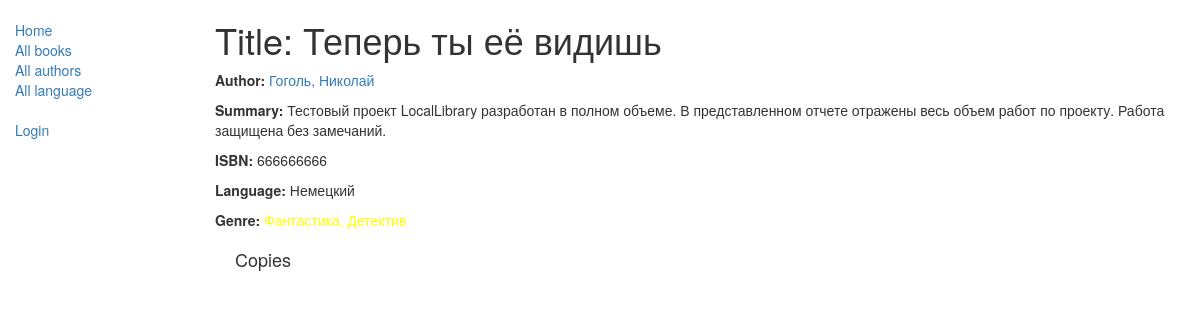
Page /catalog/book/7/ on the earlier database version.
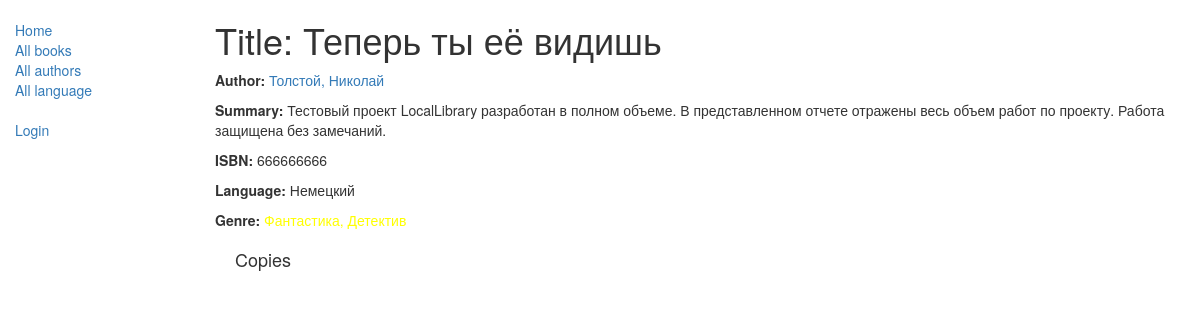
Same page on the later database version.
### catalog/models.py (models this page shows, shortened)
class Book(models.Model):
    title = models.CharField(max_length=200)
    author = models.ForeignKey('Author', on_delete=models.SET_NULL, null=True)
    summary = models.TextField(max_length=1000, help_text="Enter a brief description of the book")
    isbn = models.CharField('ISBN',max_length=13, help_text='13 Character <a href="https://www.isbn-international.org/content/what-isbn">ISBN number</a>')
    genre = models.ManyToManyField(Genre, help_text="Select a genre for this book")
    language = models.ForeignKey('Language', on_delete=models.SET_NULL, null=True)
    def display_genre(self):
        """
        Creates a string for the Genre. This is required to display genre in Admin.
        """
        return ', '.join([genre.name for genre in self.genre.all()[:3]])
    display_genre.short_description = 'Genre'

class Author(models.Model):
    first_name = models.CharField(max_length=100)
    last_name = models.CharField(max_length=100)
    date_of_birth = models.DateField(null=True, blank=True)
    date_of_death = models.DateField('Died', null=True, blank=True)
    def __str__(self):
        return '%s, %s' % (self.last_name, self.first_name)

class Language(models.Model):
    name = models.CharField(max_length=200,
                            unique=True,
                            help_text="Enter the book's natural language (e.g. English, French, Japanese etc.)")

### catalog/views.py (the view)
# urls.py: path('book/<int:pk>/', views.BookDetailView.as_view(), name='book-detail'),
class BookDetailView(generic.DetailView):
    model = Book
    def get_context_data(self, **kwargs):
        context = super().get_context_data(**kwargs)
        book = self.get_object()
        selected_count = book.genre.count()  # Подсчёт количества жанров, связанных с книгой
        context['selected_count'] = selected_count
        return context

### catalog/models.py (called while the page is built)
    def __str__(self):
        return self.name

### catalog/templates/catalog/book_detail.html (shortened to what this page needs)
{% extends "base_generic.html" %}
{% block content %}
  <h1>Title: {{ book.title }}</h1>
  <p><strong>Author:</strong> <a href="">{{ book.author }}</a></p>
  <p><strong>Summary:</strong> {{ book.summary }}</p>
  <p><strong>ISBN:</strong> {{ book.isbn }}</p>
  <p><strong>Language:</strong> {{ book.language.name }}</p>
  <p><strong>Genre:</strong>
    <span class="
      {% if selected_count == 1 %}highlight-one
      {% elif selected_count == 2 %}highlight-two
      {% elif selected_count == 3 %}highlight-three
      {% endif %}
    ">
      {% for genre in book.genre.all %} {{ genre }}{% if not forloop.last %}, {% endif %}{% endfor %}
    </span>
  </p>
  <div style="margin-left:20px;margin-top:20px">
    <h4>Copies</h4>
  </div>
{% endblock %}

Differences in the rows shown:
changed Book "Теперь ты её видишь": author "Гоголь, Николай" → "Толстой, Николай"
